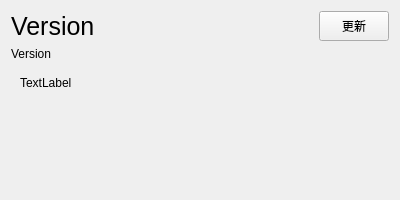
<?xml version="1.0" encoding="UTF-8"?>
<ui version="4.0">
 <class>Form</class>
 <widget class="QWidget" name="Form">
  <property name="geometry">
   <rect>
    <x>0</x>
    <y>0</y>
    <width>400</width>
    <height>200</height>
   </rect>
  </property>
  <property name="minimumSize">
   <size>
    <width>400</width>
    <height>200</height>
   </size>
  </property>
  <property name="maximumSize">
   <size>
    <width>400</width>
    <height>200</height>
   </size>
  </property>
  <property name="windowTitle">
   <string>Text Tools - 软件更新</string>
  </property>
  <property name="windowIcon">
   <iconset>
    <normaloff>src/img/QIcon.png</normaloff>src/img/QIcon.png</iconset>
  </property>
  <layout class="QGridLayout" name="gridLayout_2">
   <item row="0" column="0">
    <widget class="QLabel" name="label_version">
     <property name="font">
      <font>
       <pointsize>19</pointsize>
      </font>
     </property>
     <property name="frameShape">
      <enum>QFrame::NoFrame</enum>
     </property>
     <property name="midLineWidth">
      <number>4</number>
     </property>
     <property name="text">
      <string>Version</string>
     </property>
    </widget>
   </item>
   <item row="0" column="1">
    <widget class="QPushButton" name="pushButton">
     <property name="minimumSize">
      <size>
       <width>70</width>
       <height>30</height>
      </size>
     </property>
     <property name="maximumSize">
      <size>
       <width>70</width>
       <height>30</height>
      </size>
     </property>
     <property name="text">
      <string>更新</string>
     </property>
     <property name="icon">
      <iconset>
       <normaloff>src/img/Clockwise.png</normaloff>src/img/Clockwise.png</iconset>
     </property>
    </widget>
   </item>
   <item row="1" column="0" colspan="2">
    <widget class="QLabel" name="label_date">
     <property name="font">
      <font>
       <pointsize>9</pointsize>
      </font>
     </property>
     <property name="frameShape">
      <enum>QFrame::NoFrame</enum>
     </property>
     <property name="midLineWidth">
      <number>4</number>
     </property>
     <property name="text">
      <string>Version</string>
     </property>
    </widget>
   </item>
   <item row="2" column="0" colspan="2">
    <widget class="QScrollArea" name="scrollArea">
     <property name="frameShape">
      <enum>QFrame::NoFrame</enum>
     </property>
     <property name="widgetResizable">
      <bool>true</bool>
     </property>
     <widget class="QWidget" name="scrollAreaWidgetContents">
      <property name="geometry">
       <rect>
        <x>0</x>
        <y>0</y>
        <width>382</width>
        <height>128</height>
       </rect>
      </property>
      <layout class="QGridLayout" name="gridLayout">
       <item row="0" column="0">
        <widget class="QLabel" name="label_info">
         <property name="frameShape">
          <enum>QFrame::NoFrame</enum>
         </property>
         <property name="text">
          <string>TextLabel</string>
         </property>
         <property name="alignment">
          <set>Qt::AlignLeading|Qt::AlignLeft|Qt::AlignTop</set>
         </property>
         <property name="openExternalLinks">
          <bool>true</bool>
         </property>
        </widget>
       </item>
      </layout>
     </widget>
    </widget>
   </item>
  </layout>
 </widget>
 <resources/>
 <connections/>
</ui>
